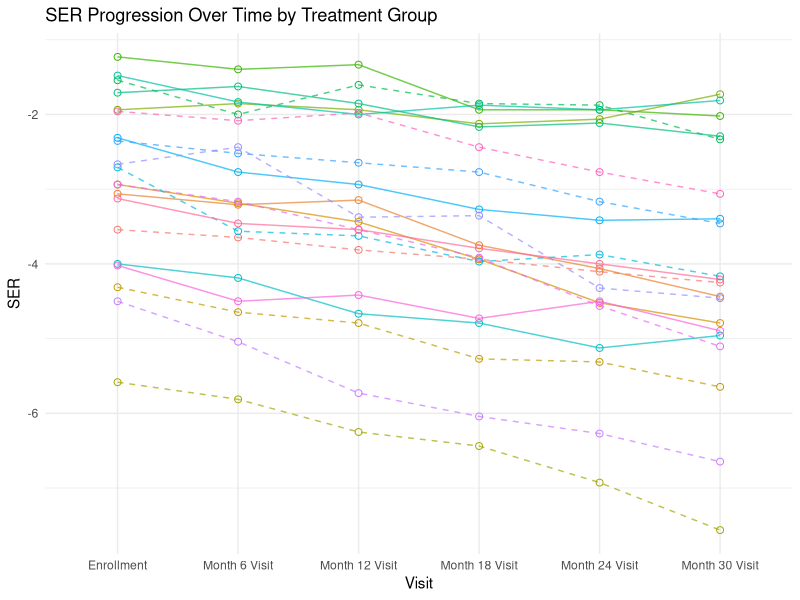
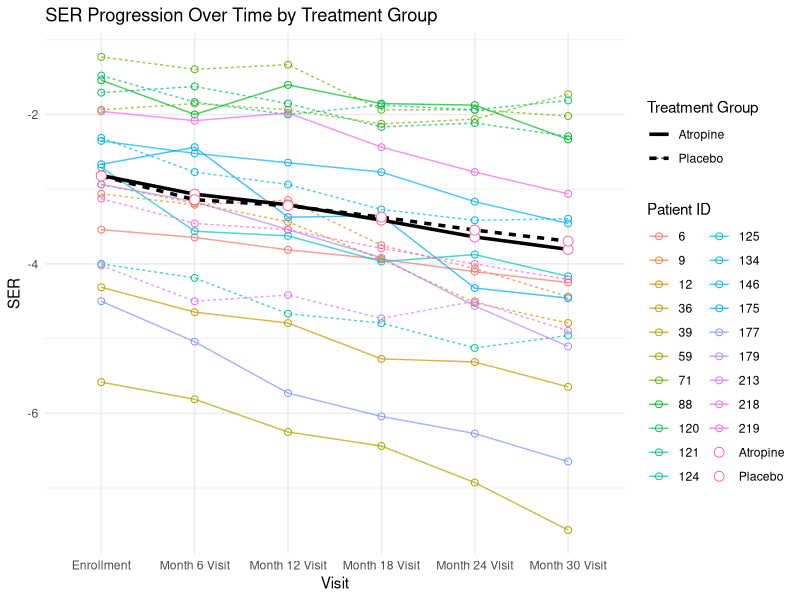

Write the R code that produced these figures, in order.
library(dplyr)
library(ggplot2)

# Part A. Data Import and merge

# Load VisitData and PtRoster datasets
VisitData <- read.table("Data Tables/MTS1ClinicTesting.txt", 
                        header = TRUE, sep = "|", fill = TRUE, stringsAsFactors = FALSE)
head(VisitData)

PtRoster <- read.table("Data Tables/MTS1PtRoster.txt", 
                       header = TRUE, sep = "|", fill = TRUE, stringsAsFactors = FALSE)
head(PtRoster)

# Load the additional dataset for parental myopia and other demographic information
DemoMedOcuHx <- read.table("Data Tables/MTS1DemoMedOcuHx.txt", 
                           header = TRUE, sep = "|", fill = TRUE, stringsAsFactors = FALSE)
head(DemoMedOcuHx)

#TODO: Handling baseline and run-in randomization 
# VisitData$Visit == 'Run-in FU Randomization'
# VisitData$Visit == 'Enrollment'
# if enrollment 

# Step 1: Calculate SER for each eye
# Left Eye (OS)
VisitData$S_OS <- rowMeans(VisitData[, c("AutoRef1SphOS", "AutoRef2SphOS", "AutoRef3SphOS")], na.rm = TRUE)
VisitData$C_OS <- rowMeans(VisitData[, c("AutoRef1CylOS", "AutoRef2CylOS", "AutoRef3CylOS")], na.rm = TRUE)
VisitData$SER_OS <- VisitData$S_OS + (VisitData$C_OS / 2)

# Right Eye (OD)
VisitData$S_OD <- rowMeans(VisitData[, c("AutoRef1SphOD", "AutoRef2SphOD", "AutoRef3SphOD")], na.rm = TRUE)
VisitData$C_OD <- rowMeans(VisitData[, c("AutoRef1CylOD", "AutoRef2CylOD", "AutoRef3CylOD")], na.rm = TRUE)
VisitData$SER_OD <- VisitData$S_OD + (VisitData$C_OD / 2)

# Step 2: Average SER across both eyes for each visit (i.e., time j)
VisitData$SER <- rowMeans(VisitData[, c("SER_OS", "SER_OD")], na.rm = TRUE)

# Step 3: Merge data with PtRoster and DemoMedOcuHx datasets
# Merging VisitData with PtRoster on Patient ID
MergedData <- merge(VisitData, PtRoster, by = "PtID")

# Merging the result with DemoMedOcuHx on Patient ID
MergedData <- merge(MergedData, DemoMedOcuHx, by = "PtID")

# Step 4: Create necessary variables
# Time (Visit) is already in VisitData as 'Visit'
# Group/Treatment assignment
MergedData$TreatmentGroup <- MergedData$TrtGroup

# Parental myopia status (investigating variables)
MergedData$is_mother_has_myopia <- MergedData$MotherMyop
MergedData$is_father_has_myopia <- MergedData$Father

# Step 5: Filter for patients with more than 5 visits without NA SER
FilteredData <- MergedData %>%
  filter(!is.na(SER)) %>%  # Remove rows where SER is NA
  group_by(PtID) %>%       # Group by PtID
  filter(n() > 5) %>%      # Keep only groups (patients) with more than 5 valid visits
  ungroup()                # Remove grouping to return to a regular data frame

# Get unique PtID for filtered dataset
UniquePtID <- unique(FilteredData$PtID)


# Part 2. Spagetti Plot

# Sample 10 unique patients from each treatment group
SampledPatients_trt <- FilteredData %>%
  filter(TrtGroup == "Atropine") %>%
  distinct(PtID, .keep_all = TRUE) %>%
  slice_sample(n = 10) %>%
  select(PtID)

SampledPatients_ctrl <- FilteredData %>%
  filter(TrtGroup == "Placebo") %>%
  distinct(PtID, .keep_all = TRUE) %>%
  slice_sample(n = 10) %>%
  select(PtID)

SampledPatients <- bind_rows(SampledPatients_trt, SampledPatients_ctrl)

# Filter the original data to include only records for the sampled patients
SampledData <- FilteredData %>%
  filter(PtID %in% SampledPatients$PtID)

# Set line types based on the treatment group
SampledData <- SampledData %>%
  mutate(LineType = ifelse(TrtGroup == "Atropine", "solid", "dashed"))

# Define the order of visits for consistent x-axis ordering
visit_order <- c("Enrollment", "Month 6 Visit", "Month 12 Visit", 
                 "Month 18 Visit", "Month 24 Visit", "Month 30 Visit")

# Convert Visit to a factor with specified order
SampledData <- SampledData %>%
  filter(Visit != "Run-in FU Randomization") %>%
  mutate(Visit = factor(Visit, levels = visit_order))

# Create the spaghetti plot with distinct line types and colors for each patient
ggplot(SampledData, aes(x = Visit, y = SER, group = PtID, color = as.factor(PtID))) +
  geom_line(aes(linetype = LineType), size = 0.5, alpha = 0.7) +  # Line for each patient with line type by group
  geom_point(size = 2, shape = 1) +                                        # Add points at each SER measurement
  labs(title = "SER Progression Over Time by Treatment Group",
       x = "Visit",
       y = "SER",
       color = "Patient ID",
       linetype = 'LineType') +
  scale_x_discrete(drop = FALSE) +                              # Ensure all visits appear on the x-axis
  scale_linetype_manual(values = c("solid", "dashed")) +        
  theme_minimal() +
  theme(legend.position = "none")                               # Optionally hide the legend if there are too many patients



# Calculate and add mean profiles
MeanProfileData <- MergedData %>%
  filter(Visit != "Run-in FU Randomization") %>%
  group_by(Visit, TrtGroup) %>%
  summarize(Mean_SER = mean(SER, na.rm = TRUE), .groups = 'drop')

# Combined plot with individual trajectories and mean profiles
ggplot() +
  # Individual trajectories
  geom_line(data = SampledData, 
            aes(x = Visit, y = SER, group = PtID, color = as.factor(PtID), 
                linetype = TrtGroup),
            size = 0.5, alpha = 0.7) +
  geom_point(data = SampledData,
             aes(x = Visit, y = SER, color = as.factor(PtID)),
             size = 2, shape = 1) +
  # Mean profiles
  geom_line(data = MeanProfileData,
            aes(x = Visit, y = Mean_SER, group = TrtGroup, linetype = TrtGroup),
            size = 1.2) +
  geom_point(data = MeanProfileData,
             aes(x = Visit, y = Mean_SER, color = TrtGroup),
             size = 3, shape = 21, fill = "white") +
  # Labels and theme
  labs(title = "SER Progression Over Time by Treatment Group",
       x = "Visit",
       y = "SER",
       color = "Patient ID",
       linetype = "Treatment Group") +
  scale_x_discrete(drop = FALSE) +
  theme_minimal() +
  theme(legend.position = "right")

### Displaying five patients

# only leave the last observation, which is the 5th visit
SampledData %>%
  select(
    PtID,
    SER,
    Sex,
    TreatmentGroup,
    Race,
    EyeColor,
    AgeAsofEnrollDt,
    is_mother_has_myopia,
    is_father_has_myopia,
    Visit
  ) %>%
  group_by(PtID) %>%
  slice_tail(n = 1) %>%
  ungroup() %>%
  arrange(PtID) %>%
  select(-Visit) %>% # then rename the column , ageasenrolldt as age and Eyecolor as iris_color
  rename(age = AgeAsofEnrollDt, iris_color = EyeColor) %>%
  head(5) %>%
  knitr::kable()


# key summary statistics for demographics

MergedData %>% 
  select(PtID,
         Sex,
         TreatmentGroup,
         Race,
         EyeColor,
         AgeAsofEnrollDt,
         is_mother_has_myopia,
         is_father_has_myopia) %>%
  rename(age = AgeAsofEnrollDt, iris_color = EyeColor) %>%
  group_by(PtID) %>% 
  slice_tail(n = 1) %>%
  ungroup() %>%
  select(-PtID) -> Demographics

Demographics$age %>% summary()
Demographics %>%
  select(-age) %>%
  apply(.,2,table) %>%
  knitr::kable()



#### clean dataset with selected variables

data <- MergedData[,c("PtID","Visit","SER","TrtGroup","MotherMyop","FatherMyop","Sex","Race","EyeColor","AgeAsofEnrollDt")]

mother_gene <- ifelse(data$MotherMyop=="Yes",1,0)
father_gene <- ifelse(data$FatherMyop=="Yes",1,0)
data$genetic <- mother_gene+father_gene

data$Age <- floor(data$AgeAsofEnrollDt)
data <- data %>% select (-FatherMyop, - MotherMyop)

#### complete dataset
data <- data[data$Visit != "Run-in FU Randomization", ]
subjects_with_NaN <- unique(data$PtID[is.nan(data$SER)])
complete_data <- data[!data$PtID %in% subjects_with_NaN, ]


head(complete_data)

save(data,file="data.Rdata")

#### chekcc
